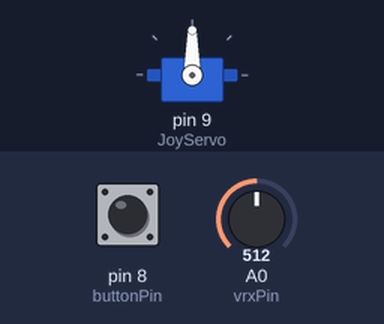
This sketch was run on a simulated Arduino Uno, built with avr-gcc and run on an emulated ATmega328P. On the bench: servo. Inputs (shaded band) come from the test bench; at power-on: pin 8 (buttonPin) HIGH, A0 (vrxPin) = 512.

Above: at 1.2 s.
1.3 s: pin 8 (buttonPin) pulled LOW for 0.15 s
4.3 s: A0 (vrxPin) set to 716
At 5.5 s:
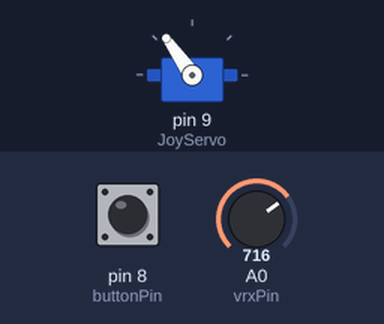
5.8 s: A0 (vrxPin) set to 900
At 6.8 s:
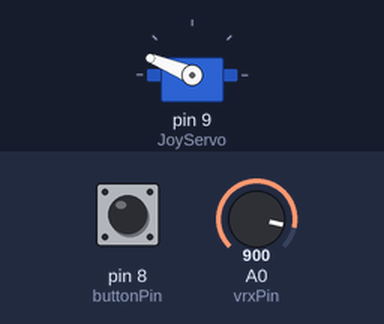
7.3 s: A0 (vrxPin) set to 1023
At 8.0 s:
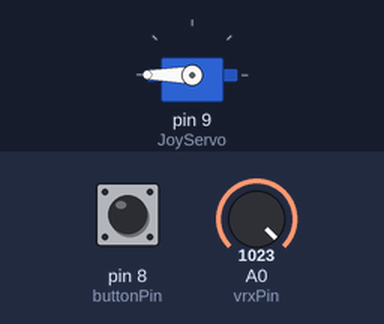
8.8 s: A0 (vrxPin) set to 511
At 9.1 s:
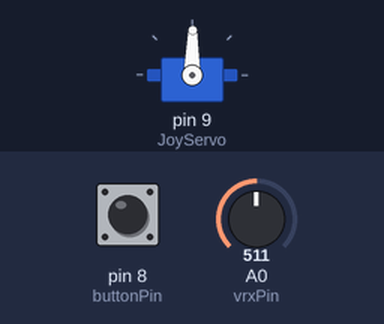
10.3 s: A0 (vrxPin) set to 0
At 11.5 s:
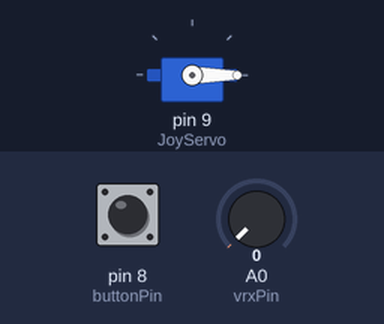
Timing chart, 0 to 12.8 s (numbered marks = the images above; inputs shaded):
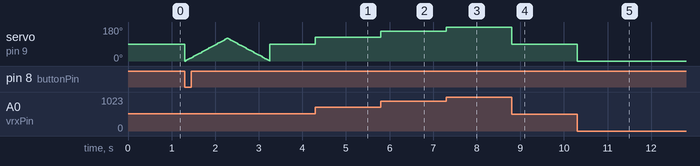

The sketch:

SKETCH_opdr6.ino
```cpp
#include <Servo.h> // Servo library toevoegen

Servo JoyServo;  // Een servo object aanmaken

const int vrxPin = A0; // VRX koppelen aan analoge pin A0
const int buttonPin = 8; // SW voor de knop koppelen aan pin 8

int buttonJoyState = HIGH; // Variabele waarde HIGH meegeven ivm pullup output

void setup() {
  JoyServo.attach(9); // Servo koppelen aan pin 9
  pinMode(buttonPin, INPUT_PULLUP); // De Joystick knop input_pullup meegeven
}

void loop() {
  // De status van de knop uitlezen
  buttonJoyState = digitalRead(buttonPin);
  // Indien knop ingedrukt, functie buttonPress aanroepen, anders functie moveJoyHorizontal blijven aanroepen
  if (buttonJoyState == LOW) {
    buttonPress();
  } else {
    moveJoyHorizontal();
  }
}

void moveJoyHorizontal() {
  // Lees de waarde van de pin, horizontale (x-as) beweging
  int pinX = analogRead(vrxPin);

  // Schaal de waarde van de vrxpin met de servo
  int posX = map(pinX, 0, 1023, 0, 180);

  // Beweeg de servo obv de aangegeven positie
  JoyServo.write(posX);
}

void buttonPress() {
  // Indien knop is ingedrukt, servo steeds 1 stap verplaatsen
  for (int pos = 0; pos <= 120; pos++) {
    JoyServo.write(pos);
    delay(1000 / 120); // Rekensommetje om 120 stapjes te verdelen over 1 seconde
  }
  // Servo verplaatst terug naar originele positie
  for (int pos = 120; pos >= 0; pos--) {
    JoyServo.write(pos);
    delay(1000 / 120); // Rekensommetje om 120 stapjes te verdelen over 1 seconde
  }
}
```

Measured:
- after the input at 4.3 s, servo on pin 9 (JoyServo): 90° → 125° at once
- after the input at 5.8 s, servo on pin 9 (JoyServo): 125° → 158° at once
- after the input at 7.3 s, servo on pin 9 (JoyServo): 158° → 180° at once
- after the input at 8.8 s, servo on pin 9 (JoyServo): 180° → 89° at once
- after the input at 10.3 s, servo on pin 9 (JoyServo): 89° → 0° at once
